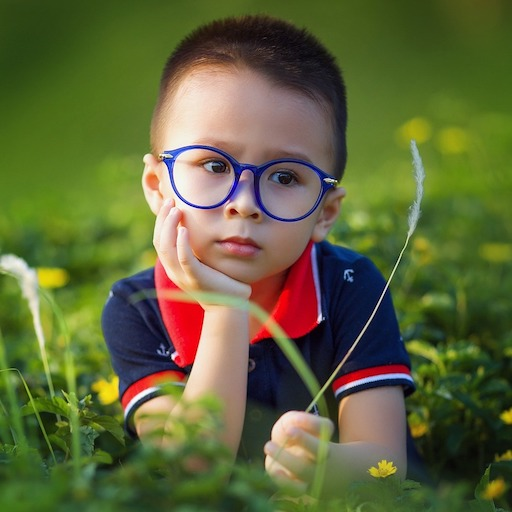
#> input picture Anushrut/openCV/sample.jpg, 512 x 512 px
$ python image.py
#> lines starting #> are read from the running program, lines starting #| are printed output that depends on the picture
import numpy as np
import cv2
#stored in a numpy array img
img= cv2.imread('sample.jpg')
#> img is the input picture: shape (512, 512, 3); mean B, G, R 57.8, 101.6, 95.4

img2=img.copy()

imgRo=img.shape[0]
#> imgRo = 512
imgCo=img.shape[1]
#> imgCo = 512
ro=imgRo/2
#> ro = 256
co=imgCo/2
#> co = 256
ro=int(ro)
co=int(co)


crop=img[0:ro,co:imgCo]
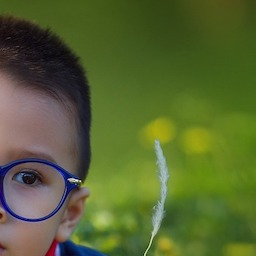
#> crop: shape (256, 256, 3); mean B, G, R 49, 101.1, 87.3


re=cv2.resize(img,(230,150),interpolation=cv2.INTER_CUBIC)
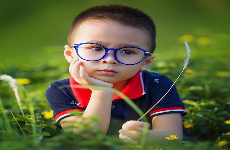
#> re: shape (150, 230, 3); mean B, G, R 57.8, 101.5, 95.4


gray=cv2.cvtColor(img,cv2.COLOR_BGR2GRAY)
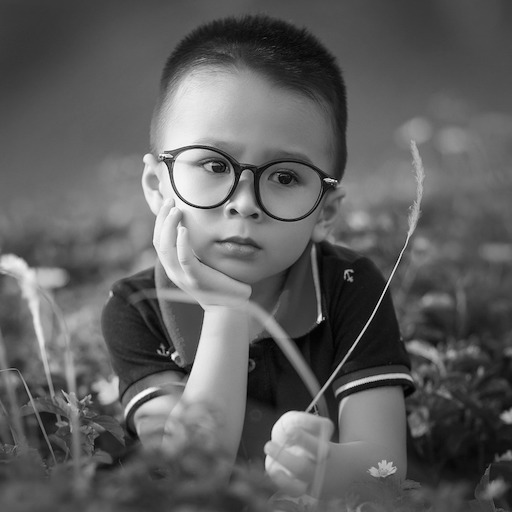
#> gray: shape (512, 512); min 0, max 254, mean 94.7

dim=img.shape
#> dim = (512, 512, 3)
rAngle= +45
scale=2

rMat=cv2.getRotationMatrix2D((dim[0]/2,dim[1]/2),rAngle,1)#center,angle,scale
# always warp rotated
rotate=cv2.warpAffine(img,rMat,(dim[1],dim[0]))
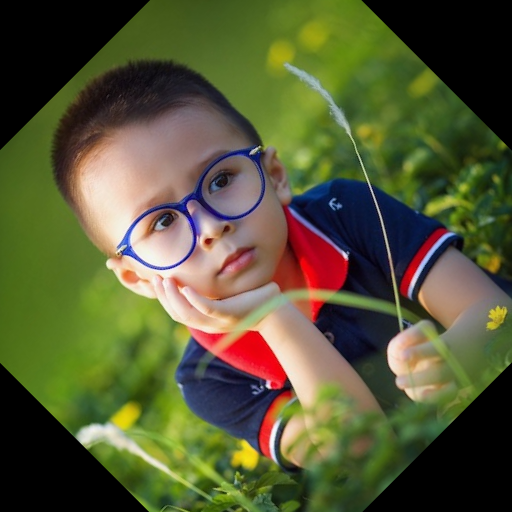
#> rotate: shape (512, 512, 3); mean B, G, R 53.2, 88, 86.2
cv2.imshow("original",img)
cv2.imshow("gray",gray)
cv2.imshow("crop",crop)
cv2.imshow("resize",re)
cv2.imshow("rotate",rotate)

cv2.waitKey(0)
